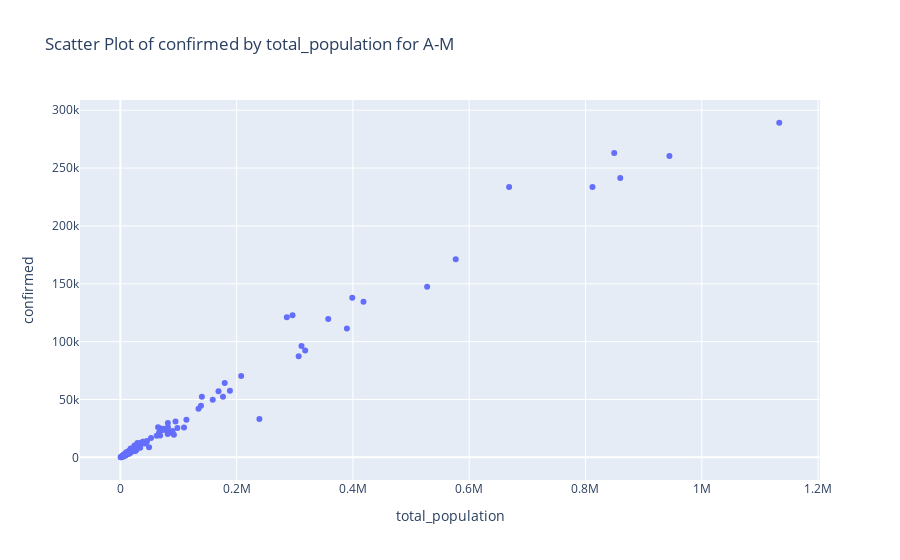
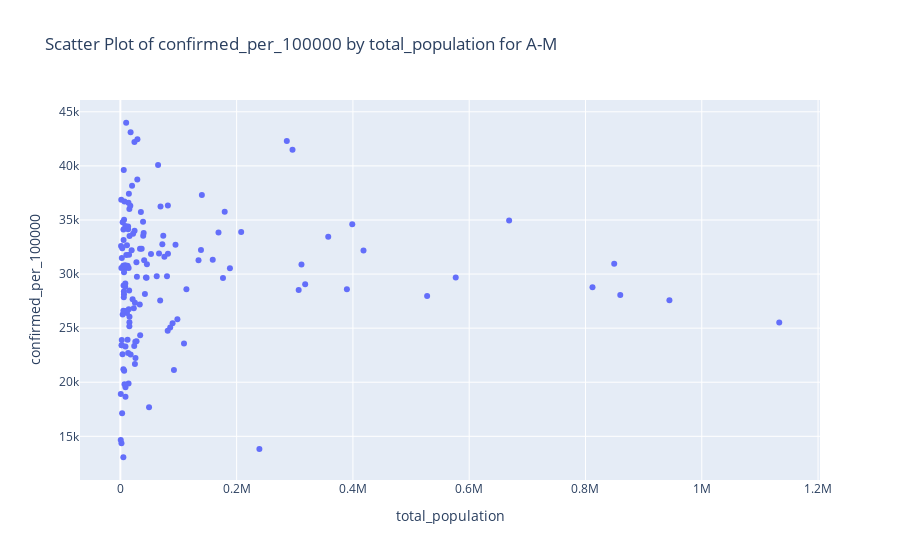

The cell these charts' notebook holds for them, in order:
### Markdown cell above
| LAST NAME | Dependent Variable 1 (y) | Dependent Variable 2 (y) |
|-----------|--------------------------|--------------------------|
| A-M       | CONFIRMED                | CONFIRMED_PER_100000     |
| N-Z       | DEATHS                   | DEATHS_PER_100000        |

### Code cell
# Scatter plot for A-L

scatter_al = px.scatter(
    df, 
    x='total_population', 
    y='confirmed',
    title='Scatter Plot of confirmed by total_population for A-M'
)

scatter_al.show()
# Scatter plot for A-L

scatter_al2 = px.scatter(
    df, 
    x='total_population', 
    y='confirmed_per_100000',
    title='Scatter Plot of confirmed_per_100000 by total_population for A-M'
)

scatter_al2.show()

### Figure 1 — Plotly figure (JSON) as saved in the notebook; plotly's stock layout.template omitted (floating-point values rounded to 4 significant figures; data arrays with more than 128 entries replaced by an {"elided": "..."} marker saying what was removed)
{"data": [{"hovertemplate": "total_population=%{x}<br>confirmed=%{y}<extra></extra>", "legendgroup": "", "marker": {"color": "#636efa", "symbol": "circle"}, "mode": "markers", "name": "", "orientation": "v", "showlegend": false, "type": "scatter", "x": {"elided": "142 int values"}, "xaxis": "x", "y": {"elided": "142 int values"}, "yaxis": "y"}], "layout": {"legend": {"tracegroupgap": 0}, "title": {"text": "Scatter Plot of confirmed by total_population for A-M"}, "xaxis": {"anchor": "y", "domain": [0, 1], "title": {"text": "total_population"}}, "yaxis": {"anchor": "x", "domain": [0, 1], "title": {"text": "confirmed"}}}}

### Figure 2 — Plotly figure (JSON) as saved in the notebook; plotly's stock layout.template omitted (floating-point values rounded to 4 significant figures; data arrays with more than 128 entries replaced by an {"elided": "..."} marker saying what was removed)
{"data": [{"hovertemplate": "total_population=%{x}<br>confirmed_per_100000=%{y}<extra></extra>", "legendgroup": "", "marker": {"color": "#636efa", "symbol": "circle"}, "mode": "markers", "name": "", "orientation": "v", "showlegend": false, "type": "scatter", "x": {"elided": "142 int values"}, "xaxis": "x", "y": {"elided": "142 float values"}, "yaxis": "y"}], "layout": {"legend": {"tracegroupgap": 0}, "title": {"text": "Scatter Plot of confirmed_per_100000 by total_population for A-M"}, "xaxis": {"anchor": "y", "domain": [0, 1], "title": {"text": "total_population"}}, "yaxis": {"anchor": "x", "domain": [0, 1], "title": {"text": "confirmed_per_100000"}}}}
